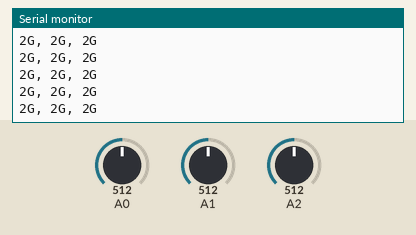
Bench run of a sketch on a simulated Arduino Uno, built with avr-gcc and run on an emulated ATmega328P. Shown: the last lines printed to the serial monitor. The test bench sets the inputs (shaded band); at power-on: A0 = 512, A1 = 512, A2 = 512.

Above: at 1.2 s.
1.3 s: A0 set to 716
At 1.51 s:
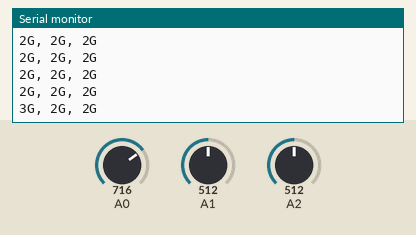
2.8 s: A1 set to 716
At 2.8 s:
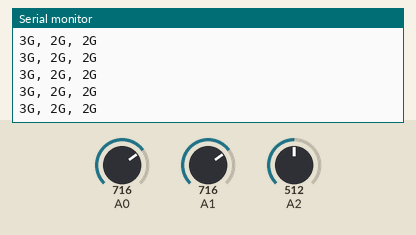
4.3 s: A2 set to 716
At 4.3 s:
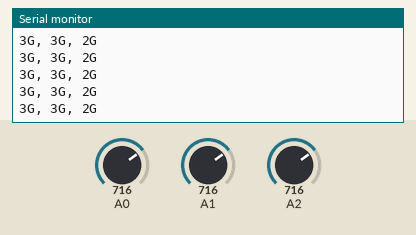
5.8 s: A0 set to 900
At 5.81 s:
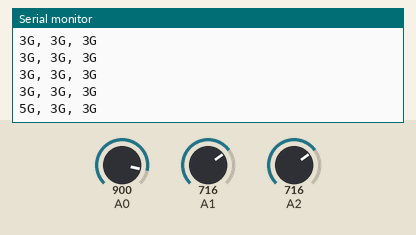
7.3 s: A1 set to 900
At 7.31 s:
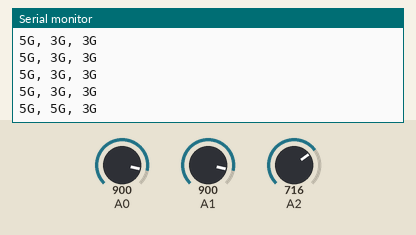
8.8 s: A2 set to 900
At 8.81 s:
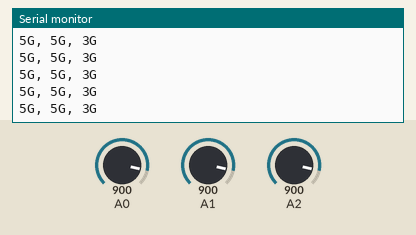
Timing chart, 0 to 11.3 s (numbered marks = the images above; inputs shaded):
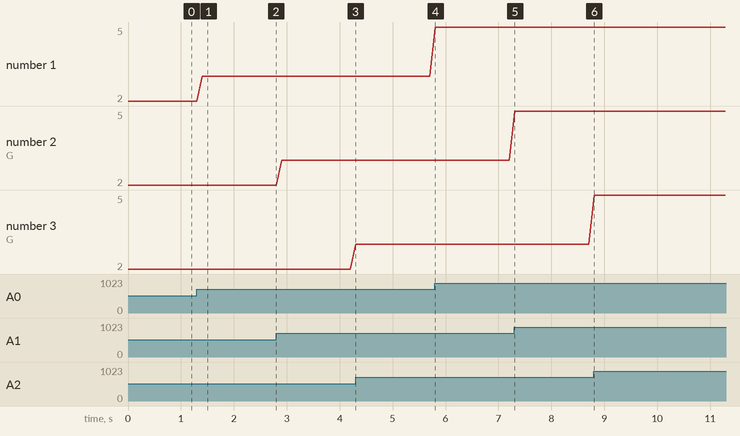

The sketch:

Sensor_PCB.ino
```cpp
const int xInput = A0;
const int yInput = A1;
const int zInput = A2;

// initialize minimum and maximum Raw Ranges for each axis
int RawMin = 0;
int RawMax = 1023;

// Take multiple samples to reduce noise
const int sampleSize = 10;

void setup()
{
    Serial.begin(9600);
}

void loop()
{
    // Read raw values
    int xRaw = ReadAxis(xInput) * (5/3.3);
    int yRaw = ReadAxis(yInput) * (5/3.3);
    int zRaw = ReadAxis(zInput) * (5/3.3);

    // Convert raw values to 'milli-Gs"
    long xScaled = map(xRaw, RawMin, RawMax, -3000, 3000);
    long yScaled = map(yRaw, RawMin, RawMax, -3000, 3000);
    long zScaled = map(zRaw, RawMin, RawMax, -3000, 3000);

    // re-scale to fractional Gs
    float xAccel = xScaled / 1000.0;
    float yAccel = yScaled / 1000.0;
    float zAccel = zScaled / 1000.0;

    Serial.print(xAccel, 0);
    Serial.print("G, ");
    Serial.print(yAccel, 0);
    Serial.print("G, ");
    Serial.print(zAccel, 0);
    Serial.println("G");

    delay(100);
}

// Take samples and return the average
int ReadAxis(int axisPin)
{
    long reading = 0;
    analogRead(axisPin);
    delay(1);
    for (int i = 0; i < sampleSize; i++)
    {
        reading += analogRead(axisPin);
    }
    return reading / sampleSize;
}
```

Measured:
- after the input at 1.3 s, the serial monitor: prints a new line after 0.10 s (image 1)
- after the input at 5.8 s, the serial monitor: prints a new line at once (image 4)
- after the input at 7.3 s, the serial monitor: prints a new line at once (image 5)
- plotted number 1: 2 → 3 after the input at 1.3 s, 3 → 5 after the input at 5.8 s
